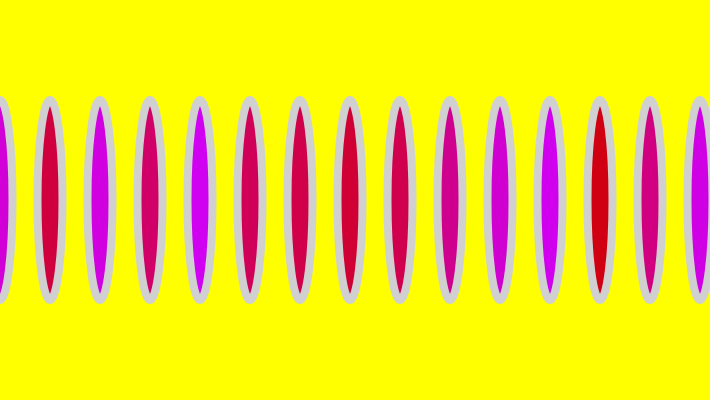
Frame 1 (no input)
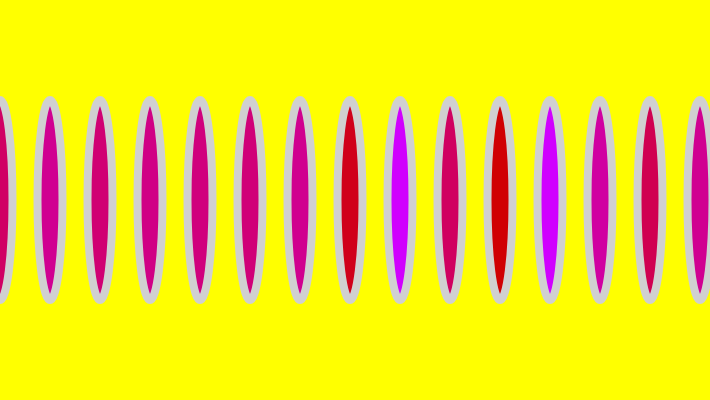
Frame 60 (no input)
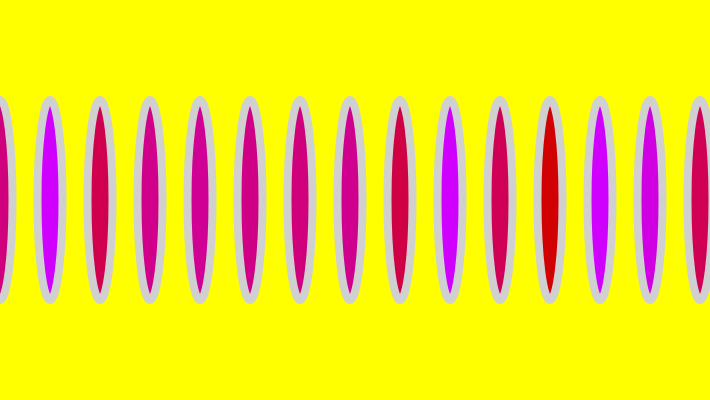
Frame 120 (the mouse pressed at the canvas centre since frame 60)

The p5.js sketch that drew these frames (run headless with seeded random() and noise() and a simulated clock; from frame 60 on, the mouse is pressed at the canvas centre):

// p5.js sketch
// ── sketch.js
var x = 0;

function setup() {
  createCanvas(710, 400);
}

function draw() {
  background("yellow");
  strokeWeight(8);
   stroke(208);

for(var x = 0; x <= width; x += 50){
  fill(208, 0, random(300));
  ellipse(x, 200, 25, 200);
 }
}
